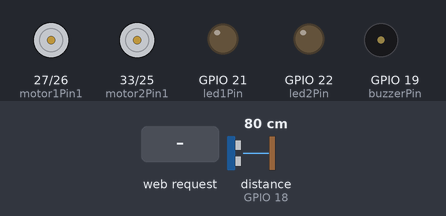
The sketch below on a simulated ESP32. Shown: motor-driver pin pairs drawn as motors (green arrow = first pin HIGH = forward, orange = second pin HIGH = backward, longer = more drive, scaled by the enable pin), output pins drawn as LEDs (lit = HIGH), buzzer (waves = sounding, pin HIGH). Wiring (inferred from the names in the program): ultrasonic range finder: trigger GPIO 5; echo GPIO 18. Inputs (shaded band) come from the test bench; at power-on: distance to the obstacle (sensor on GPIO 18) 80 cm. The echo pulse lasts 58.3 µs per cm; WiFi joins after 1.5 s; servers stay silent unless stated; storage starts empty; pins used as bus, display or sensor lines are not drawn; what the sketch prints to the serial monitor is not drawn.

Above: at 2.7 s.
2.8 s: HTTP request GET /forward received
At 3.4 s:
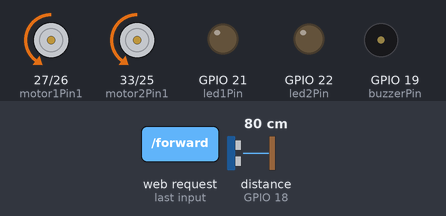
4.3 s: HTTP request GET /left received
At 5.5 s:
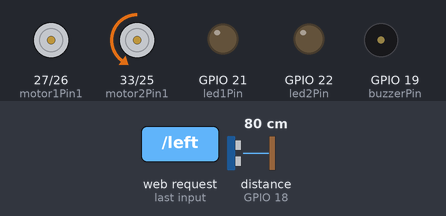
5.8 s: HTTP request GET /reverse received
At 6.6 s:
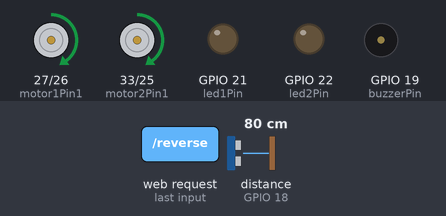
7.3 s: HTTP request GET /led1 received
At 7.8 s:
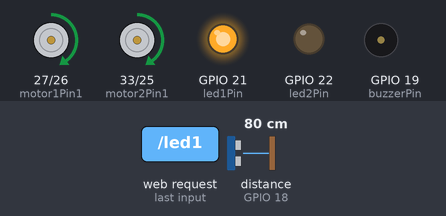
8.8 s: HTTP request GET /right received
At 9.1 s:
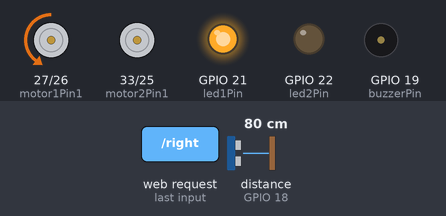
10.3 s: HTTP request GET /stop received
At 11.3 s:
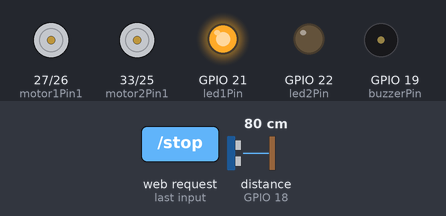
Timing chart, 0 to 12.8 s (numbered marks = the images above; inputs shaded):
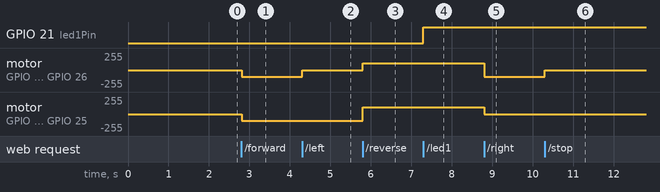

Measured:
- after the input at 2.8 s, motor on GPIO 27 (motor1Pin1) / GPIO 26 (motor1Pin2), motor on GPIO 33 (motor2Pin1) / GPIO 25 (motor2Pin2): stopped → backward 100/255 at once
- after the input at 4.3 s, motor on GPIO 27 (motor1Pin1) / GPIO 26 (motor1Pin2): backward 100/255 → stopped at once
- after the input at 5.8 s, motor on GPIO 27 (motor1Pin1) / GPIO 26 (motor1Pin2): stopped → forward 100/255 at once; motor on GPIO 33 (motor2Pin1) / GPIO 25 (motor2Pin2): backward 100/255 → forward 100/255 at once
- after the input at 7.3 s, GPIO 21 (led1Pin): LOW → HIGH at once
- after the input at 8.8 s, motor on GPIO 27 (motor1Pin1) / GPIO 26 (motor1Pin2): forward 100/255 → backward 100/255 at once; motor on GPIO 33 (motor2Pin1) / GPIO 25 (motor2Pin2): forward 100/255 → stopped at once
- after the input at 10.3 s, motor on GPIO 27 (motor1Pin1) / GPIO 26 (motor1Pin2): backward 100/255 → stopped at once

The sketch:

ESP32_Network_Controlled_Car.ino
```cpp
/*
  ESP32 Network Controlled Car
  Advanced WiFi-controlled robot car with obstacle detection, GPS tracking,
  radio communication, and modern web interface.
*/

#include <WiFi.h>
#include <WebServer.h>
#include <HardwareSerial.h>
#include <LittleFS.h>
#define SPIFFS LittleFS

// Replace with your network credentials
const char* ssid     = "YOUR_WIFI_SSID";
const char* password = "YOUR_WIFI_PASSWORD";

// Create an instance of the WebServer on port 80
WebServer server(80);

// Motor 1
int motor1Pin1 = 27;
int motor1Pin2 = 26;
int enable1Pin = 14;

// Motor 2
int motor2Pin1 = 33;
int motor2Pin2 = 25;
int enable2Pin = 32;

// Setting PWM properties
const int freq = 30000;
const int resolution = 8;
int dutyCycle = 0;

// Variables for Ultrasponic
const int trigPin = 5;
const int echoPin = 18;

// Buzzer
const int buzzerPin = 19;

// LEDs
const int led1Pin = 21;
const int led2Pin = 22;
bool led1State = false;
bool led2State = false;

//define sound speed in cm/uS
#define SOUND_SPEED 0.034
#define CM_TO_INCH 0.393701

long duration;
float distanceCm;
float distanceInch;

String valueString = String(0);

// APC220 Radio Module
HardwareSerial radioSerial(2);
String radioBuffer = "";
String lastRadioMessage = "No data";
unsigned long lastTelemetryTime = 0;

// NEO-M8N GPS Module
HardwareSerial gpsSerial(1);
String gpsBuffer = "";
float latitude = 0.0;
float longitude = 0.0;
int satellites = 0;
String gpsStatus = "No Fix";

float getDistance() {
  digitalWrite(trigPin, LOW);
  delayMicroseconds(2);
  digitalWrite(trigPin, HIGH);
  delayMicroseconds(10);
  digitalWrite(trigPin, LOW);

  duration = pulseIn(echoPin, HIGH);
  return duration * SOUND_SPEED / 2;
}

void parseGPS() {
  while (gpsSerial.available()) {
    char c = gpsSerial.read();
    if (c == '\n') {
      if (gpsBuffer.startsWith("$GPGGA")) {
        int commaIndex[14];
        int commaCount = 0;
        for (int i = 0; i < gpsBuffer.length() && commaCount < 14; i++) {
          if (gpsBuffer.charAt(i) == ',') {
            commaIndex[commaCount++] = i;
          }
        }
        if (commaCount >= 6) {
          String latStr = gpsBuffer.substring(commaIndex[1] + 1, commaIndex[2]);
          String lonStr = gpsBuffer.substring(commaIndex[3] + 1, commaIndex[4]);
          String satStr = gpsBuffer.substring(commaIndex[6] + 1, commaIndex[7]);

          if (latStr.length() > 0 && lonStr.length() > 0) {
            latitude = latStr.toFloat() / 100.0;
            longitude = lonStr.toFloat() / 100.0;
            satellites = satStr.toInt();
            gpsStatus = satellites > 0 ? "Fix" : "No Fix";
          }
        }
      }
      gpsBuffer = "";
    } else {
      gpsBuffer += c;
    }
  }
}

void sendTelemetry() {
  float distance = getDistance();
  String telemetry = "DIST:" + String(distance, 1) + ",SPEED:" + valueString + ",WIFI:" + String(WiFi.RSSI()) + ",LAT:" + String(latitude, 6) + ",LON:" + String(longitude, 6);
  radioSerial.println(telemetry);
  Serial.println("Sent: " + telemetry);
}

void handleRadioData() {
  while (radioSerial.available()) {
    char c = radioSerial.read();
    if (c == '\n') {
      lastRadioMessage = radioBuffer;
      Serial.println("Received: " + lastRadioMessage);
      radioBuffer = "";
    } else {
      radioBuffer += c;
    }
  }
}

void handleForward() {
  float distance = getDistance();
  if (distance > 10) {
    Serial.println("Forward");
    digitalWrite(motor1Pin1, LOW);
    digitalWrite(motor1Pin2, HIGH);
    digitalWrite(motor2Pin1, LOW);
    digitalWrite(motor2Pin2, HIGH);
  } else {
    Serial.println("Obstacle detected - Forward blocked");
    handleStop();
  }
  server.send(200);
}

void handleLeft() {
  float distance = getDistance();
  if (distance > 10) {
    Serial.println("Left");
    digitalWrite(motor1Pin1, LOW);
    digitalWrite(motor1Pin2, LOW);
    digitalWrite(motor2Pin1, LOW);
    digitalWrite(motor2Pin2, HIGH);
  } else {
    Serial.println("Obstacle detected - Left blocked");
    handleStop();
  }
  server.send(200);
}

void handleStop() {
  Serial.println("Stop");
  digitalWrite(motor1Pin1, LOW);
  digitalWrite(motor1Pin2, LOW);
  digitalWrite(motor2Pin1, LOW);
  digitalWrite(motor2Pin2, LOW);
  server.send(200);
}

void handleRight() {
  float distance = getDistance();
  if (distance > 10) {
    Serial.println("Right");
    digitalWrite(motor1Pin1, LOW);
    digitalWrite(motor1Pin2, HIGH);
    digitalWrite(motor2Pin1, LOW);
    digitalWrite(motor2Pin2, LOW);
  } else {
    Serial.println("Obstacle detected - Right blocked");
    handleStop();
  }
  server.send(200);
}

void handleReverse() {
  Serial.println("Reverse");
  digitalWrite(motor1Pin1, HIGH);
  digitalWrite(motor1Pin2, LOW);
  digitalWrite(motor2Pin1, HIGH);
  digitalWrite(motor2Pin2, LOW);
  server.send(200);
}

void handleSpeed() {
  if (server.hasArg("value")) {
    valueString = server.arg("value");
    int value = valueString.toInt();
    if (value == 0) {
      ledcWrite(enable1Pin, 0);
      ledcWrite(enable2Pin, 0);
      digitalWrite(motor1Pin1, LOW);
      digitalWrite(motor1Pin2, LOW);
      digitalWrite(motor2Pin1, LOW);
      digitalWrite(motor2Pin2, LOW);
    } else {
      dutyCycle = map(value, 25, 100, 200, 255);
      ledcWrite(enable1Pin, dutyCycle);
      ledcWrite(enable2Pin, dutyCycle);
      Serial.println("Motor speed set to " + String(value));
    }
  }
  server.send(200);
}

void handleRadio() {
  if (server.hasArg("msg")) {
    String message = server.arg("msg");
    radioSerial.println(message);
    Serial.println("Radio sent: " + message);
  }
  server.send(200);
}

void handleBuzzer() {
  if (server.hasArg("state")) {
    String state = server.arg("state");
    if (state == "on") {
      tone(buzzerPin, 1000);
      Serial.println("Buzzer ON");
    } else {
      noTone(buzzerPin);
      Serial.println("Buzzer OFF");
    }
  }
  server.send(200);
}

void handleLED1() {
  led1State = !led1State;
  digitalWrite(led1Pin, led1State ? HIGH : LOW);
  Serial.println(led1State ? "LED1 ON" : "LED1 OFF");
  server.send(200);
}

void handleLED2() {
  led2State = !led2State;
  digitalWrite(led2Pin, led2State ? HIGH : LOW);
  Serial.println(led2State ? "LED2 ON" : "LED2 OFF");
  server.send(200);
}

void handleTelemetry() {
  float distance = getDistance();
  String json = "{\"distance\":\"" + String(distance, 1) +
                "\",\"wifi\":\"" + String(WiFi.RSSI()) +
                "\",\"radio\":\"" + lastRadioMessage +
                "\",\"latitude\":\"" + String(latitude, 6) +
                "\",\"longitude\":\"" + String(longitude, 6) +
                "\",\"satellites\":\"" + String(satellites) +
                "\",\"gpsStatus\":\"" + gpsStatus + "\"}";
  server.send(200, "application/json", json);
}

void setup() {
  Serial.begin(115200);
  radioSerial.begin(9600, SERIAL_8N1, 16, 17); // RX=16, TX=17
  gpsSerial.begin(9600, SERIAL_8N1, 4, 2); // RX=4, TX=2

  if (!SPIFFS.begin(true)) {
    Serial.println("SPIFFS Mount Failed");
    return;
  }

  pinMode(trigPin, OUTPUT); // Sets the trigPin as an Output
  pinMode(echoPin, INPUT); // Sets the echoPin as an Input
  pinMode(buzzerPin, OUTPUT); // Sets the buzzerPin as an Output
  pinMode(led1Pin, OUTPUT); // Sets LED1 as an Output
  pinMode(led2Pin, OUTPUT); // Sets LED2 as an Output

  // Set the Motor pins as outputs
  pinMode(motor1Pin1, OUTPUT);
  pinMode(motor1Pin2, OUTPUT);
  pinMode(motor2Pin1, OUTPUT);
  pinMode(motor2Pin2, OUTPUT);

  // Configure PWM Pins
  ledcAttach(enable1Pin, freq, resolution);
  ledcAttach(enable2Pin, freq, resolution);

  // Initialize PWM with 0 duty cycle
  ledcWrite(enable1Pin, 100);
  ledcWrite(enable2Pin, 100);

  // Connect to Wi-Fi
  Serial.print("Connecting to ");
  Serial.println(ssid);
  WiFi.begin(ssid, password);
  while (WiFi.status() != WL_CONNECTED) {
    delay(500);
    Serial.print(".");
  }
  Serial.println("");
  Serial.println("WiFi connected.");
  Serial.println("IP address: ");
  Serial.println(WiFi.localIP());

  // Serve static files
  server.serveStatic("/", SPIFFS, "/index.html");
  server.serveStatic("/style.css", SPIFFS, "/style.css");
  server.serveStatic("/script.js", SPIFFS, "/script.js");

  // Define API routes
  server.on("/forward", handleForward);
  server.on("/left", handleLeft);
  server.on("/stop", handleStop);
  server.on("/right", handleRight);
  server.on("/reverse", handleReverse);
  server.on("/speed", handleSpeed);
  server.on("/radio", handleRadio);
  server.on("/buzzer", handleBuzzer);
  server.on("/led1", handleLED1);
  server.on("/led2", handleLED2);
  server.on("/telemetry", handleTelemetry);

  // Start the server
  server.begin();
}

void loop() {
  server.handleClient();
  handleRadioData();
  parseGPS();

  // Send telemetry every 2 seconds
  if (millis() - lastTelemetryTime > 2000) {
    sendTelemetry();
    lastTelemetryTime = millis();
  }
}
```
